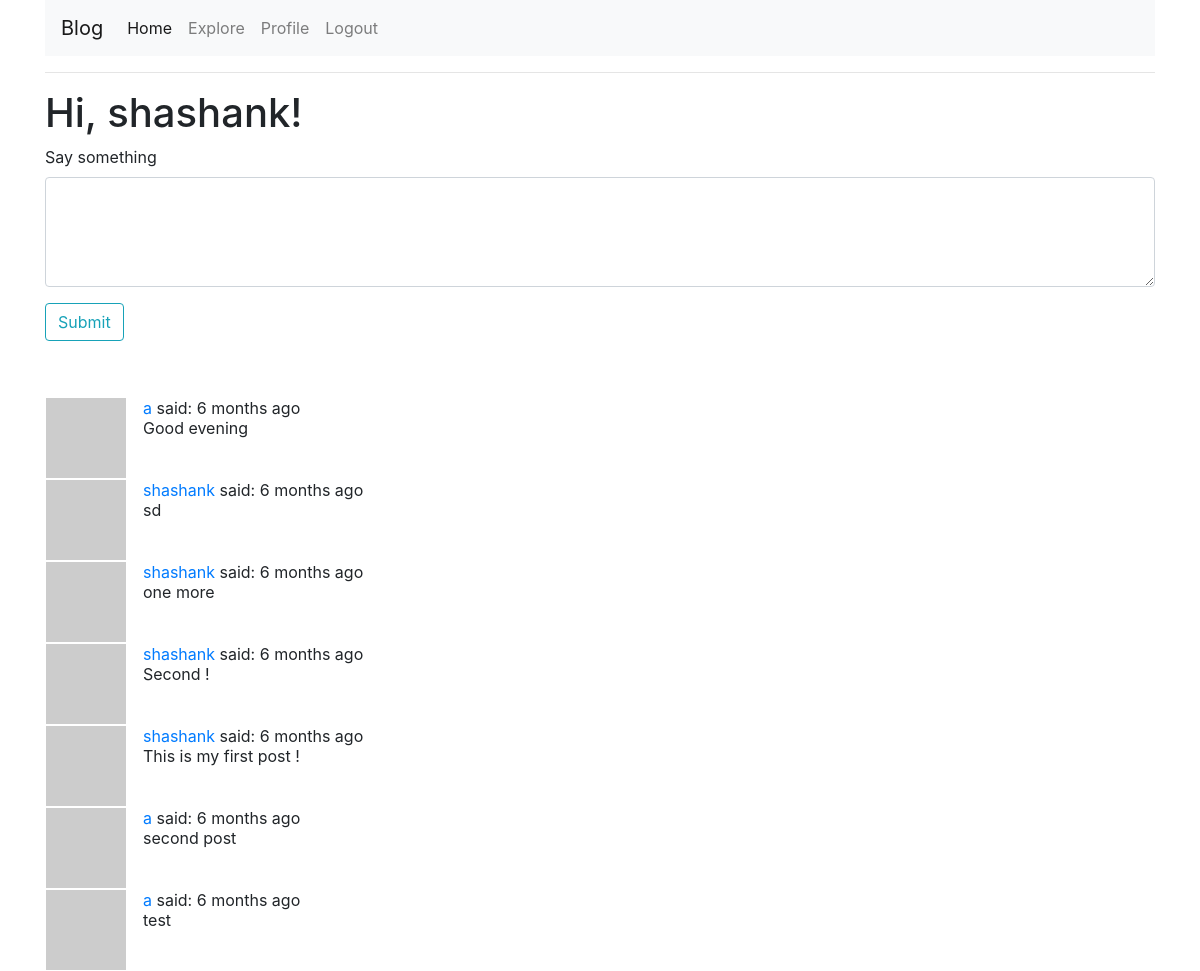
The page /index (signed in) on the database its author committed.
### app/models.py (models this page shows, shortened)
class User(UserMixin,db.Model):
    id =db.Column(db.Integer, primary_key=True)
    username = db.Column(db.String(64), index=True, unique=True)
    email = db.Column(db.String(120), index=True, unique=True)
    password_hash = db.Column(db.String(128))
    posts = db.relationship('Post', backref='author', lazy='dynamic')
    about_me = db.Column(db.String(140))
    last_seen = db.Column(db.DateTime, default=datetime.utcnow)
    followed = db.relationship(
        'User', secondary=followers,
        primaryjoin=(followers.c.follower_id == id),
        secondaryjoin=(followers.c.followed_id == id),
        backref=db.backref('followers', lazy='dynamic'), lazy='dynamic')
    def avatar(self, size):
        digest = md5(self.email.lower().encode('utf-8')).hexdigest()
        return 'https://www.gravatar.com/avatar/{}?d=identicon&s={}'.format(
            digest, size)
    def followed_posts(self):
        followed = Post.query.join(
            followers, (followers.c.followed_id == Post.user_id)).filter(
                followers.c.follower_id == self.id)
        own = Post.query.filter_by(user_id=self.id)
        return followed.union(own).order_by(Post.timestamp.desc())

class Post(db.Model):
    id = db.Column(db.Integer, primary_key=True)
    body = db.Column(db.String(140))
    timestamp = db.Column(db.DateTime, index=True, default=datetime.utcnow)
    user_id = db.Column(db.Integer, db.ForeignKey('user.id'))

### app/routes.py (the view)
@app.route('/', methods=['GET', 'POST'])
@app.route('/index', methods=['GET', 'POST'])
@login_required
def index():
    form = PostForm()
    if form.validate_on_submit():
        post = Post(body=form.post.data, author=current_user)
        db.session.add(post)
        db.session.commit()
        return redirect(url_for('index'))
    page = request.args.get('page', 1, type=int)
    posts = current_user.followed_posts().paginate(
        page, app.config['POSTS_PER_PAGE'], False )
    next_url = url_for('index', page=posts.next_num) \
        if posts.has_next else None
    prev_url = url_for('index', page=posts.prev_num) \
        if posts.has_prev else None
    return render_template('index.html', title='Home', form=form,
                           posts=posts.items, next_url=next_url,
                           prev_url=prev_url)

### app/forms.py
class PostForm(FlaskForm):
    post = TextAreaField('Say something', validators=[
        DataRequired(), Length(min=1, max=140)])
    submit = SubmitField('Submit')

### app/models.py (called while the page is built)
@login.user_loader
def load_user(id):
    return User.query.get(int(id))

### app/routes.py (called while the page is built)
@app.before_request
def before_request():
    if current_user.is_authenticated:
        current_user.last_seen = datetime.utcnow()
        db.session.commit()

### app/templates/index.html (shortened to what this page needs)
{% extends "base.html" %}
{% block content %}
    <h1>Hi, {{ current_user.username }}!</h1>
    {% if form %}
        <form action="" method="post" class="form-group">
            <p>
                {{ form.post.label }}<br>
                {{ form.post(cols=32, rows=4, class="form-control") }}
            </p>
            <p>{{ form.submit(class="btn btn-outline-info") }}</p><br>
        </form>
    {% endif %}
    {% for post in posts %}
    <div class="content">
        {% include '_post.html' %}
    </div>
    {% endfor %}
{% endblock %}

### app/templates/_post.html
<table>
        <tr valign="top">
            <td class="pr-3"><img src="{{ post.author.avatar(36) }}"></td>
            <td>
                <a href="{{ url_for('user', username=post.author.username) }}">
                    {{ post.author.username }}
                </a>
                said: {{ moment(post.timestamp).fromNow() }}
                <br>{{ post.body }}
            </td>
        </tr>
</table>

### rows shown on the page
User: username "shashank"
Post: author.username "a", timestamp "6 months ago", body "Good evening"
Post: author.username "shashank", timestamp "6 months ago", body "sd"
Post: author.username "shashank", timestamp "6 months ago", body "one more"
Post: author.username "shashank", timestamp "6 months ago", body "Second !"
Post: author.username "shashank", timestamp "6 months ago", body "This is my first post !"
Post: author.username "a", timestamp "6 months ago", body "second post"
Post: author.username "a", timestamp "6 months ago", body "test"
